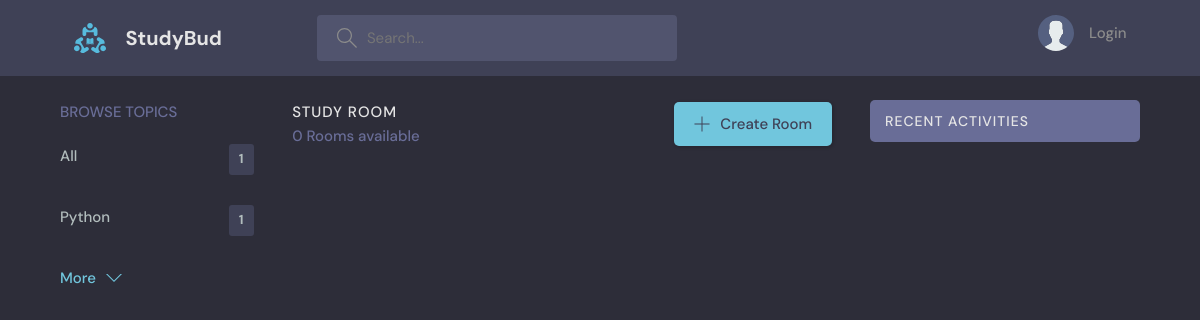
The app's page /?q=JavaScript, older data.
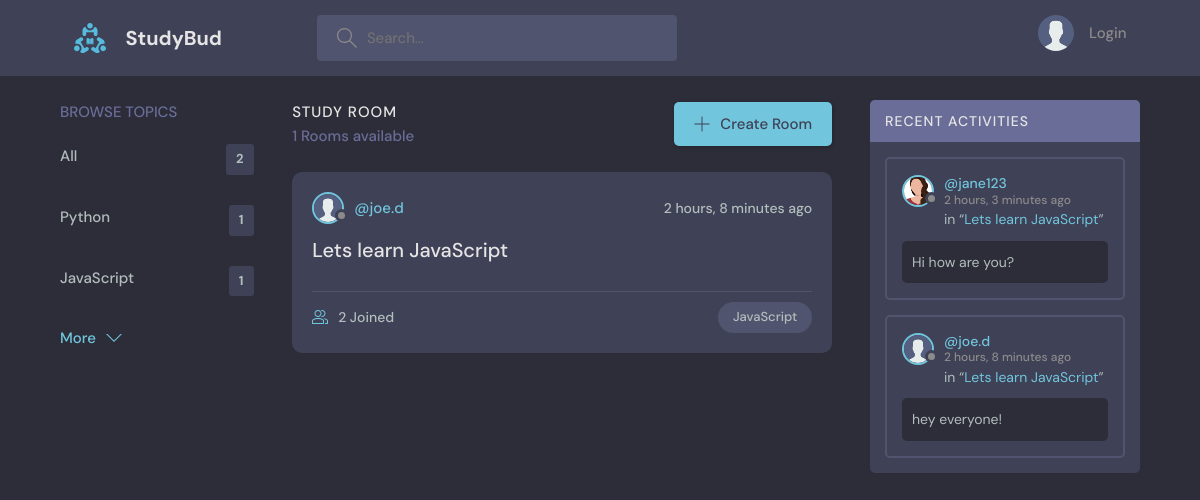
The same page, newer data.
### base/models.py (models this page shows, shortened)
class Topic(models.Model):
    name = models.CharField(max_length=200)

class Room(models.Model):
    host = models.ForeignKey(User, on_delete=models.SET_NULL, null=True)
    topic = models.ForeignKey(Topic, on_delete=models.SET_NULL, null=True)
    name = models.CharField(max_length=200)
    description = models.TextField(null=True, blank=True)
    participants = models.ManyToManyField(User, related_name='participants', blank=True)
    updated = models.DateTimeField(auto_now=True)
    created = models.DateTimeField(auto_now_add=True)
    class Meta:
        ordering = ['-updated', '-created']
    def __str__(self):
        return self.name

class User(AbstractUser):
    name = models.CharField(max_length=200, null=True)
    email = models.EmailField( unique=True, null=True)
    bio = models.TextField(null=True)
    avatar = models.ImageField(null=True, default="avatar.svg")
    USERNAME_FIELD = 'email'
    REQUIRED_FIELDS = []

class Message(models.Model):
    user = models.ForeignKey(User, on_delete=models.CASCADE)
    room = models.ForeignKey(Room, on_delete=models.CASCADE)
    body = models.TextField(max_length=200)
    updated = models.DateTimeField(auto_now=True)
    created = models.DateTimeField(auto_now_add=True)
    class Meta:
        ordering = ['-created']

### base/views.py (the view)
# urls.py: path('', views.home, name="home"),
def home(request):
    q = request.GET.get('q') if request.GET.get('q') != None else ''
    topic = Topic.objects.all()[0:5]
    rooms = Room.objects.filter(
        Q(topic__name__icontains=q) |
        Q(name__icontains=q) |
        Q(description__icontains=q)
    )
    room_count = rooms.count()
    activity_messages = Message.objects.filter(Q(room__topic__name__icontains=q))
    data = {'rooms':rooms, 'topics':topic, 'room_count':room_count, 'activity_messages': activity_messages}
    return render(request, 'base/home.html', data)

### base/templates/base/home.html (shortened to what this page needs)
{% extends 'main.html' %}
{% block content %}
<main class="layout layout--3">
    <div class="container">
        {% include 'base/topics_component.html' %}
        <div class="roomList">
            <div class="roomList__header">
                <div>
                    <h2>Study Room</h2>
                    <p>{{ room_count }} Rooms available</p>
                </div>
                <a class="btn btn--main" href="{% url 'create-room' %}">
                    <svg version="1.1" xmlns="http://www.w3.org/2000/svg" width="32" height="32" viewBox="0 0 32 32">
                        <title>add</title>
                        <path
                            d="M16.943 0.943h-1.885v14.115h-14.115v1.885h14.115v14.115h1.885v-14.115h14.115v-1.885h-14.115v-14.115z">
                        </path>
                    </svg>
                    Create Room
                </a>
            </div>
            {% include 'base/feed_component.html' %}
        </div>
        <div class="activities">
            {% include 'base/activity_component.html' %}
        </div>
    </div>
</main>
{% endblock content %}

### templates/main.html (shortened to what this page needs)
<!DOCTYPE html>
{% load static %}
<html lang="en">
  <head>
    <link rel="stylesheet" href="{% static 'styles/style.css' %}" />
  </head>
  <body>
    {% include 'navbar.html' %}
    {% block content %}
    {% endblock %}
  </body>
</html>

### templates/navbar.html (shortened to what this page needs)
{% load static %}
<header class="header header--loggedIn">
    <div class="container">
        <a href="{% url 'home' %}" class="header__logo">
            <img src="{% static 'images/logo.svg' %}" />
            <h1>StudyBud</h1>
        </a>
        <form class="header__search" method='GET' action="{% url 'home' %}">
            <label>
                <input type="text" name='q' placeholder="Search...">
            </label>
        </form>
        <nav class="header__menu">
            {% if request.user.is_authenticated %}
            <div class="header__user">
                <a href="{% url 'update-user' %}">
                    <div class="avatar avatar--medium active">
                        <img src="{{ request.user.avatar.url }}" />
                    </div>
                    <p>{{ request.user.name }} <span>@{{ request.user.username }}</span></p>
                </a>
                <button class="dropdown-button">
                    <svg version="1.1" xmlns="http://www.w3.org/2000/svg" width="32" height="32" viewBox="0 0 32 32">
                        <title>chevron-down</title>
                        <path d="M16 21l-13-13h-3l16 16 16-16h-3l-13 13z"></path>
                    </svg>
                </button>
            </div>
            {% else %}
            <a href="{% url 'login' %}">
                <img src="{% static 'images/avatar.svg' %}" />
                <p>Login</p>
            </a>
            {% endif %}
        </nav>
    </div>
</header>

### base/templates/base/topics_component.html
<div class="topics">
    <div class="topics__header">
        <h2>Browse Topics</h2>
    </div>
    <ul class="topics__list">
        <li>
            <a href="{% url 'home' %}">All <span>{{ topics.count }}</span></a>
        </li>
        {% for topic in topics %}
        <li>
            <a href="{% url 'home'%}?q={{topic.name}}" >{{ topic.name }} <span>{{ topic.room_set.all.count }}</span></a>
        </li>
        {% endfor %}
    </ul>
    <a class="btn btn--link" href="{% url 'topics' %}">
        More
        <svg version="1.1" xmlns="http://www.w3.org/2000/svg" width="32" height="32" viewBox="0 0 32 32">
            <title>chevron-down</title>
            <path d="M16 21l-13-13h-3l16 16 16-16h-3l-13 13z"></path>
        </svg>
    </a>
</div>

### base/templates/base/feed_component.html (shortened to what this page needs)
{% for room in rooms %}
<div class="roomListRoom">
    <div class="roomListRoom__header">
        <a href="{% url 'user-profile' room.host.id %}" class="roomListRoom__author">
            <div class="avatar avatar--small">
                <img src="{{ room.host.avatar.url }}" />
            </div>
            <span>@{{ room.host.username }}</span>
        </a>
        <div class="roomListRoom__actions">
            <span>{{ room.created|timesince}} ago</span>
        </div>
    </div>
    <div class="roomListRoom__content">
        <a href='{% url "room" room.id %}'>{{ room.name }}</a>
    </div>
    <div class="roomListRoom__meta">
        <a href='{% url "room" room.id %}' class="roomListRoom__joined">
            {{ room.participants.all.count }} Joined
        </a>
        <p class="roomListRoom__topic">{{room.topic.name}}</p>
    </div>
</div>
{% endfor %}

### base/templates/base/activity_component.html (shortened to what this page needs)
<div class="activities__header">
    <h2>Recent Activities</h2>
</div>
{% for message in activity_messages %}
<div class="activities__box">
    <div class="activities__boxHeader roomListRoom__header">
        <a href="{% url 'user-profile' message.user.id %}" class="roomListRoom__author">
            <div class="avatar avatar--small">
                <img src="{{message.user.avatar.url}}" />
            </div>
            <p>
                @{{ message.user.username }}
                <span> {{ message.created|timesince }} ago </span>
            </p>
        </a>
    </div>
    <div class="activities__boxContent">
        <p>in “<a href='{% url "room" message.room.id %}'>{{ message.room }}</a>”</p>
        <div class="activities__boxRoomContent">
            {{ message.body }}
        </div>
    </div>
</div>
{% endfor %}

Row changes from the older to the newer data that the page shows:
added Topic: name "JavaScript", room_set.all.count "1"
added Room: host.avatar (placeholder picture), host.username "joe.d", created "2 hours, 8 minutes", name "Lets learn JavaScript", participants.all.count "2", topic.name "JavaScript"
added Message: user.avatar (picture), user.username "jane123", created "2 hours, 3 minutes", room "Lets learn JavaScript", body "Hi how are you?"
added Message: user.avatar (placeholder picture), user.username "joe.d", created "2 hours, 8 minutes", room "Lets learn JavaScript", body "hey everyone!"
Text that changed along with them:
{{ topics.count }}: "1" → "2"
{{ room_count }}: "0" → "1"
